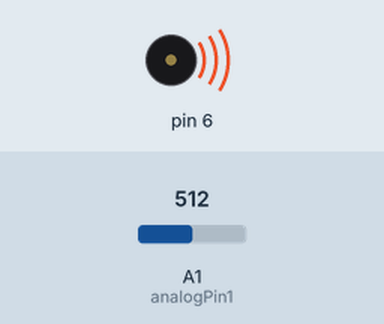
Simulated run of this sketch. Board: Arduino Uno, built with avr-gcc and run on an emulated ATmega328P. On the bench: buzzer (waves = sounding). The inputs (shaded band) are chosen by the test bench; at power-on: A1 (analogPin1) = 512. What the sketch prints to the serial monitor is not drawn. At 18.8 s the program stops and its outputs stay as they are.

Above: at 0.1 s.
Timing chart, 0 to 1.6 s (numbered marks = the images above):
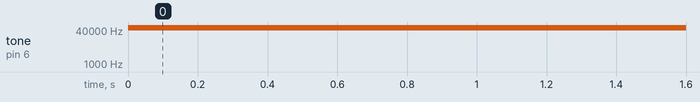

The sketch:

prueba.ino
```cpp
//int analogPin0 = A0; //  connected to analog pin 0
int analogPin1 = A1; //  connected to analog pin 1
//int analogPin2 = A2; //  connected to analog pin 2
//int analogPin3 = A3; //  connected to analog pin 3
//int analogPin4 = A4; //  connected to analog pin 4
int tiempo;
int val0 = 0;  // variable to store the value read
int val1 = 0;  // variable to store the value read
int val2 = 0;  // variable to store the value read
int val3 = 0;  // variable to store the value read
int val4 = 0;  // variable to store the value read
int i=0;

String tiempos = {};
String volt;

void setup() {
  Serial.begin(57600);           //  setup serial
}


void loop() {
  // turn off tone function for pin 7:
  noTone(2);
  noTone(6);
  // play a note on pin 2 of ... Hz:
  tone(6, 50000);
  delay(1000);

  while (i<10000)
  {
    tiempo= millis();
    Serial.print(tiempo);
    Serial.print("\t");
    //val0= analogRead(analogPin0);  // read the input pin

    val1= analogRead(analogPin1);  // read the input pin
    //val2= analogRead(analogPin2);  // read the input pin
    //val3= analogRead(analogPin3);  // read the input pin
    //val4= analogRead(analogPin4);  // read the input pin

    //Serial.println(val0);          // debug value

    //Serial.print("\t");
    Serial.println(val1);          // debug value
    //Serial.print("\t");
    //Serial.print(val2);          // debug value
    //Serial.print("\t");
    //Serial.print(val3);          // debug value
    //Serial.print("\t");
    //Serial.println(val4);          // debug value
    //Serial.println(i);

    //tiempos.concat(millis());
    //tiempos.concat("\t");
    //volt.concat(analogRead(analogPin));
    //volt.concat("\t"); // read the input pin

    //Serial.println(i);

    //delay(10);
    i++;
  }

//Serial.println(tiempos);
//Serial.print("\t");
//Serial.println(volt);

exit(1);

}
```

Measured:
- by itself, tone on pin 6: silent → 50000 Hz at 0.00 s
